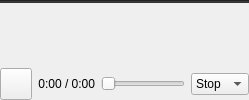
    <widget class="QFrame" name="frmFilePlayer">
     <layout class="QVBoxLayout" name="layoutFilePlayer">
      <property name="leftMargin">
       <number>0</number>
      </property>
      <property name="topMargin">
       <number>0</number>
      </property>
      <property name="rightMargin">
       <number>0</number>
      </property>
      <property name="bottomMargin">
       <number>0</number>
      </property>
      <item>
       <widget class="Line" name="lineFilePlayer">
        <property name="styleSheet">
         <string notr="true">background-color: #333333;</string>
        </property>
        <property name="orientation">
         <enum>Qt::Orientation::Horizontal</enum>
        </property>
       </widget>
      </item>
      <item>
       <widget class="QLabel" name="lblFileName">
        <property name="sizePolicy">
         <sizepolicy hsizetype="Ignored" vsizetype="Preferred">
          <horstretch>0</horstretch>
          <verstretch>0</verstretch>
         </sizepolicy>
        </property>
       </widget>
      </item>
      <item>
       <layout class="QHBoxLayout" name="layoutFilePlayerCtrl" stretch="0,0,1,0">
        <item>
         <widget class="QPushButton" name="btnFilePlayPause">
          <property name="minimumSize">
           <size>
            <width>32</width>
            <height>32</height>
           </size>
          </property>
          <property name="maximumSize">
           <size>
            <width>32</width>
            <height>32</height>
           </size>
          </property>
          <property name="toolTip">
           <string>&lt;html&gt;&lt;head/&gt;&lt;body&gt;&lt;p&gt;&lt;span style=&quot; font-weight:700;&quot;&gt;Pause or continue playing the file&lt;/span&gt;&lt;/p&gt;&lt;/body&gt;&lt;/html&gt;</string>
          </property>
          <property name="iconSize">
           <size>
            <width>24</width>
            <height>24</height>
           </size>
          </property>
         </widget>
        </item>
        <item>
         <widget class="QLabel" name="lblFileTime">
          <property name="toolTip">
           <string>Elapsed time / total time of the played file</string>
          </property>
          <property name="text">
           <string>0:00 / 0:00</string>
          </property>
          <property name="alignment">
           <set>Qt::AlignmentFlag::AlignRight|Qt::AlignmentFlag::AlignTrailing|Qt::AlignmentFlag::AlignVCenter</set>
          </property>
         </widget>
        </item>
        <item>
         <widget class="QSlider" name="sliderFilePos">
          <property name="toolTip">
           <string>Grab the handle and slide to move through the file.</string>
          </property>
          <property name="maximum">
           <number>1000</number>
          </property>
          <property name="orientation">
           <enum>Qt::Orientation::Horizontal</enum>
          </property>
         </widget>
        </item>
        <item>
         <widget class="QComboBox" name="cmbFileEndAction">
          <property name="toolTip">
           <string>&lt;html&gt;&lt;head/&gt;&lt;body&gt;&lt;p&gt;&lt;span style=&quot; font-weight:700;&quot;&gt;How to proceed after file end&lt;/span&gt;&lt;/p&gt;&lt;p&gt;&lt;span style=&quot; font-weight:700;&quot;&gt;Stop:&lt;/span&gt; The playback is paused at the begin of the file. Press the play button to replay it.&lt;/p&gt;&lt;p&gt;&lt;span style=&quot; font-weight:700;&quot;&gt;Loop:&lt;/span&gt; The file is replayed from its begin, the current service is kept.&lt;/p&gt;&lt;p&gt;&lt;span style=&quot; font-weight:700;&quot;&gt;ANS&lt;/span&gt; (Auto Next Service): The file is replayed from its begin and the next service in the service list is selected automatically. This way all services of the recorded ensemble can be listened to one after another.&lt;/p&gt;&lt;/body&gt;&lt;/html&gt;</string>
          </property>
          <item>
           <property name="text">
            <string>Stop</string>
           </property>
          </item>
          <item>
           <property name="text">
            <string>Loop</string>
           </property>
          </item>
          <item>
           <property name="text">
            <string>ANS</string>
           </property>
          </item>
         </widget>
        </item>
       </layout>
      </item>
     </layout>
    </widget>
